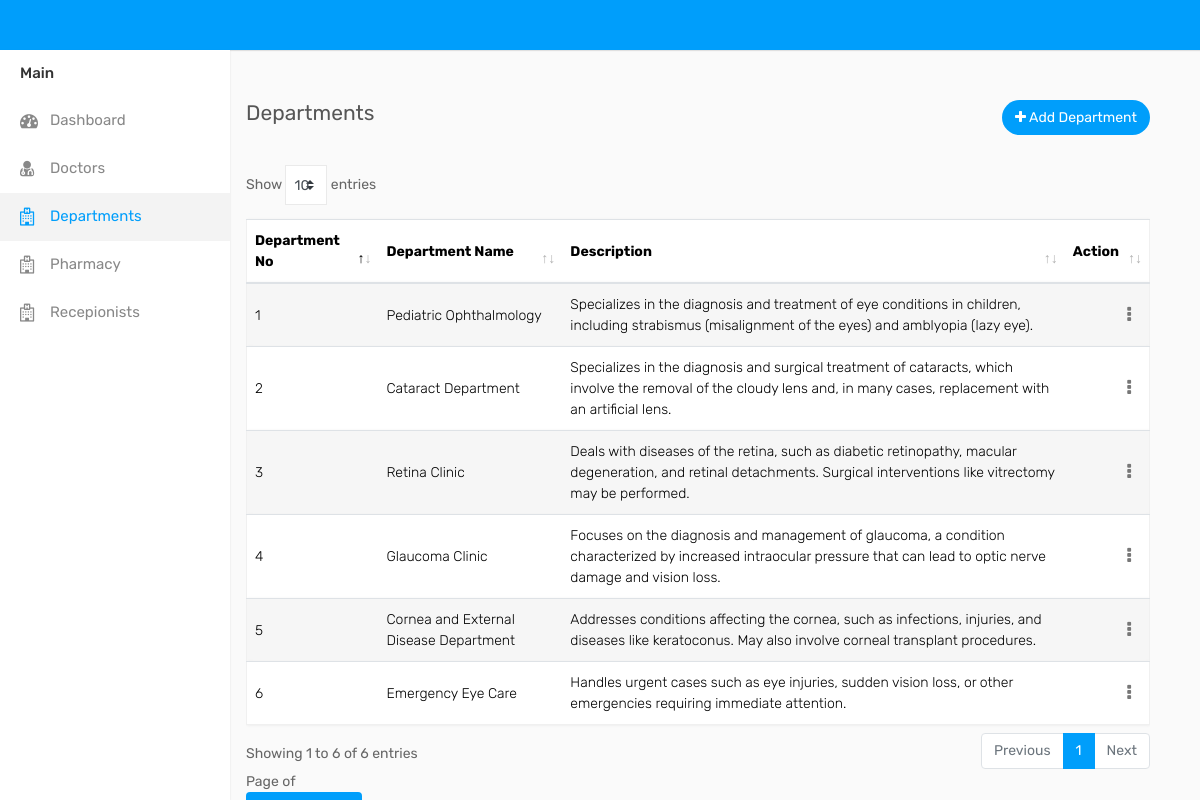
/departments (signed in), run on the app's committed database.
### eyeapp/models.py (models this page shows, shortened)
class Deps(models.Model):
    Dep_id = models.AutoField(primary_key=True)
    Dep_name = models.CharField(max_length=100)
    Dep_desc = models.CharField(max_length=100)

### eyeapp/views.py (the view)
# urls.py: path('departments',views.departments,name="departments"),
@login_required(login_url='loginadmin')
def departments(request):
    deptss=Deps.objects.all()
    return render(request,'departments.html',{'deptss': deptss})

### templates/departments.html (shortened to what this page needs)
<!DOCTYPE html>
{% load static %}
<html lang="en">
<head>
    <link rel="stylesheet" type="text/css" href="{% static 'assets/css/bootstrap.min.css'%}">
    <link rel="stylesheet" type="text/css" href="{% static 'assets/css/dataTables.bootstrap4.min.css'%}">
    <link rel="stylesheet" type="text/css" href="{% static 'assets/css/font-awesome.min.css'%}">
    <link rel="stylesheet" type="text/css" href="{% static 'assets/css/style.css'%}">
                            </head>
<body>
    <div class="main-wrapper">
        <div class="header">
        <div class="sidebar" id="sidebar">
            <div class="sidebar-inner slimscroll">
                <div id="sidebar-menu" class="sidebar-menu">
                    <ul>
                        <li class="menu-title">Main</li>
                        <li>
                            <a href="{% url 'chart' %}"><i class="fa fa-dashboard"></i> <span>Dashboard</span></a>
                        </li>
						<li>
                            <a href="{% url 'admin_doctors' %}"><i class="fa fa-user-md"></i> <span>Doctors</span></a>
                        </li>
                        <li class="active">
                            <a href=" {% url 'departments' %}"><i class="fa fa-hospital-o"></i> <span>Departments</span></a>
                        </li>
                        <li>
                            <a href="{% url 'phar' %}"><i class="fa fa-hospital-o"></i> <span>Pharmacy</span></a>
                        </li>
                        <li>
                            <a href="{% url 'rep' %}"><i class="fa fa-hospital-o"></i> <span>Recepionists</span></a>
                        </li>
                </div>
            </div>
        </div>
        <div class="page-wrapper" style="padding-left:8%;">
            <div class="content">
                <div class="row">
                    <div class="col-sm-5 col-5">
                        <h4 class="page-title" id="deplist">Departments</h4>
                    </div>
                    <div class="col-sm-7 col-7 text-right m-b-30">
                        <a href="{% url 'add_admin_dep' %}" class="btn btn-primary btn-rounded"><i class="fa fa-plus" id="add_dep"></i> Add Department</a>
                    </div>
                </div>
                <div class="row">
                    <div class="col-md-12">
                        <div class="table-responsive">
                            <table class="table table-striped custom-table mb-0 datatable">
                                <thead>
                                    <tr>
                                        <th>Department No</th>
                                        <th>Department Name</th>
                                        <th>Description</th>
                                        <th class="text-right">Action</th>
                                    </tr>
                                </thead>
                                <tbody>
                                    {% for dep in deptss %}
                                    <tr>
                                        <td>{{ forloop.counter }}</td>
                                        <td>{{ dep.Dep_name }}</td>
                                        <td>{{ dep.Dep_desc }}</td>
                                        <td class="text-right">
                                            <div class="dropdown dropdown-action">
                                                <a href="#" class="action-icon dropdown-toggle" data-toggle="dropdown" aria-expanded="false"><i class="fa fa-ellipsis-v"></i></a>
                                            </div>
                                        </td>
                                    </tr>
                                    {% endfor %}
                                </tbody>
                            </table>
                            <div class="footer">
                                Page <pdf:pagenumber> of <pdf:pagecount>
                            </div>
                        </div>
                    </div>
                </div>
                <form method="get" action="{% url 'generate_pdf' %}">
                    <button type="submit" class="btn btn-primary">Generate PDF</button>
                </form>
            </div>
        </div>
    </div>
</body>
</html>

### data on the page
Deps: Dep_name "Pediatric Ophthalmology", Dep_desc "Specializes in the diagnosis and treatment of eye conditions in children, including strabismus (misalignment of the eyes) and amblyopia (lazy eye)."
Deps: Dep_name "Cataract Department", Dep_desc "Specializes in the diagnosis and surgical treatment of cataracts, which involve the removal of the cloudy lens and, in many cases, replacement with an artificial lens."
Deps: Dep_name "Retina Clinic", Dep_desc "Deals with diseases of the retina, such as diabetic retinopathy, macular degeneration, and retinal detachments. Surgical interventions like vitrectomy may be performed."
Deps: Dep_name "Glaucoma Clinic", Dep_desc "Focuses on the diagnosis and management of glaucoma, a condition characterized by increased intraocular pressure that can lead to optic nerve damage and vision loss."
Deps: Dep_name "Cornea and External Disease Department", Dep_desc "Addresses conditions affecting the cornea, such as infections, injuries, and diseases like keratoconus. May also involve corneal transplant procedures."
Deps: Dep_name "Emergency Eye Care", Dep_desc "Handles urgent cases such as eye injuries, sudden vision loss, or other emergencies requiring immediate attention."
